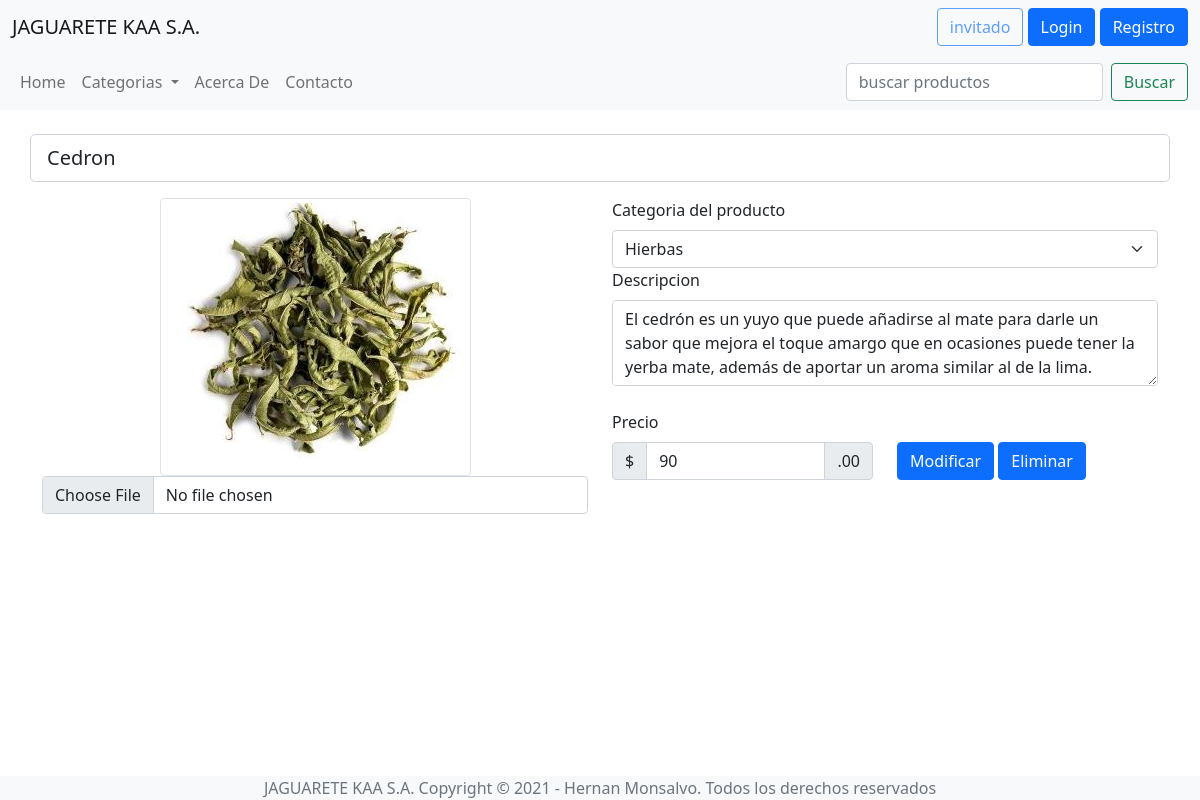
/TP_FINAL/editarProducto/16 (signed in), run on an earlier commit of the app's database.
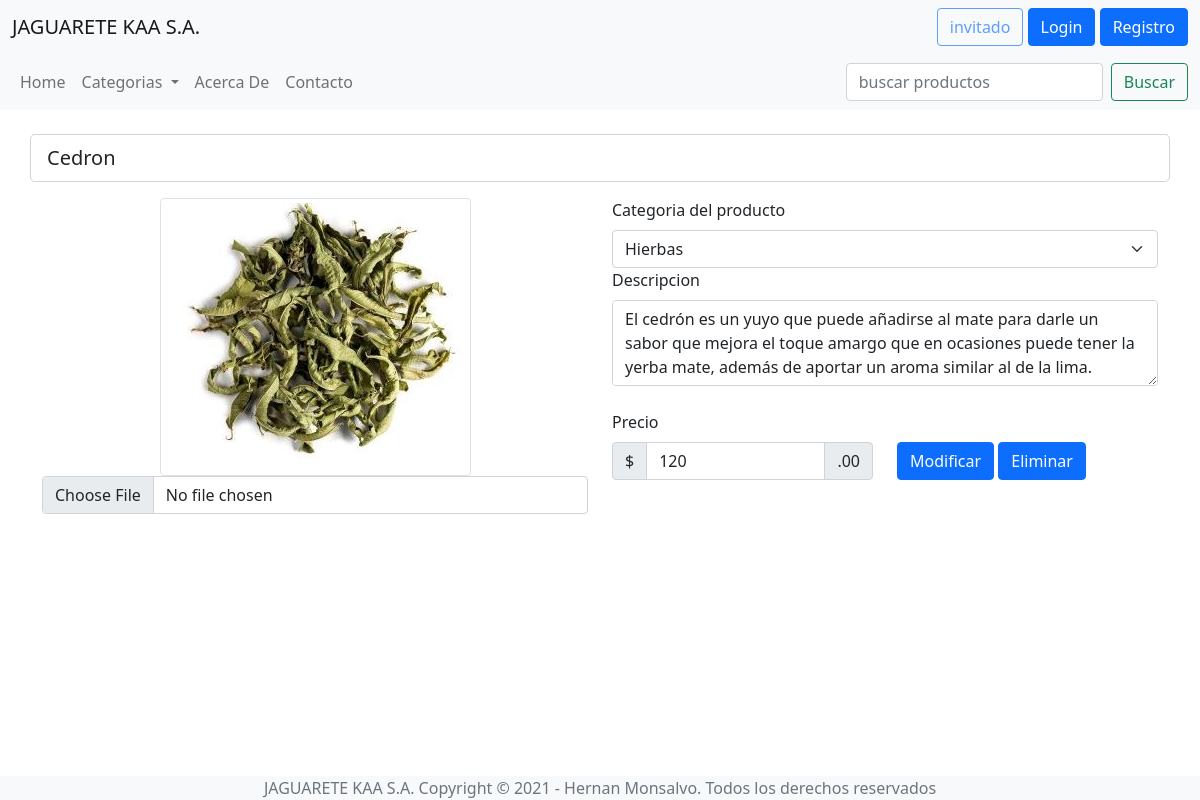
And on a later commit of the database.
### TP_FINAL/models.py (models this page shows, shortened)
class Producto(models.Model):
    titulo = models.CharField(max_length=64)
    imagen = models.FileField(upload_to='')
    descripcion = models.CharField(max_length=300)
    precio = models.IntegerField()
    categoria = models.CharField(max_length=64)

### TP_FINAL/views.py (the view)
# urls.py: path('editarProducto/<int:id>', views.editarProducto, name="editarProducto"),
@permission_required('TP_FINAL.change_producto')
def editarProducto(request, id):
    producto = models.Producto.objects.get(id=id)
    if request.method == "POST":
        form = FormAltaProducto(request.POST, request.FILES, instance=producto)
        if form.is_valid():
            form.save()
            return HttpResponseRedirect(reverse("TP_FINAL:index"))
        else:
            error = form.errors
            return render(request, "tmp/editarProducto.html/"+str(id), {
                "error" : error,
                "rol": dameRol(request)
            })
    else:
        return render(request, "tmp/editarProducto.html", {
        "producto":producto,
        "rol": dameRol(request)
        })

### TP_FINAL/views.py (called while the page is built)
def dameRol(request):
    l = []
    if len(request.user.groups.all()) != 0:
        for g in request.user.groups.all():
            l.append(g.name)
    else:
        return "invitado"
    return l[0]

### TP_FINAL/templates/tmp/editarProducto.html (shortened to what this page needs)
<!DOCTYPE html>
<html lang="en">
  <head>
    <link
      href="https://cdn.jsdelivr.net/npm/bootstrap@5.0.1/dist/css/bootstrap.min.css"
      rel="stylesheet"
    />
  </head>
  <body>
    {% include "tmp/header.html" %} {% include "tmp/menu.html" %}
    <div class="container mt-4 mb-4">
      <form action="{% url 'TP_FINAL:editarProducto' producto.id %}" method="POST" enctype="multipart/form-data">
        <div class="row text-center">
          <input
            class="form-control form-control-lg mb-3"
            type="text"
            placeholder="nombre del producto"
            name="titulo"
            aria-label=".form-control-lg example"
            value="{{producto.titulo}}"
          />
          <div class="col-12 col-md-6">
            <div id="img-producto">
              <img
                id="vistaPrevia"
                class="img-thumbnail"
                src="../media/{{producto.imagen}}"
                alt="img del producto"
              />
              <input
                type="file"
                class="form-control"
                name="imagen"
                id="imagen"
                size="20"
                onchange="document.getElementById('vistaPrevia').src = window.URL.createObjectURL(this.files[0])"
                accept="image/*"
              />
            </div>
          </div>
          <div class="col-12 col-md-6 text-start">
            <label for="categoria" class="form-label"
              >Categoria del producto</label
            >
            <select
              class="form-select"
              id="categoria"
              name="categoria"
              aria-label="Default select example"
            >
              <option value="Hierbas" {% if producto.categoria == "Hierbas" %} selected {% endif %}>Hierbas</option>
            </select>
            <label for="exampleFormControlTextarea1" class="form-label mb-2"
              >Descripcion</label
            >
            <textarea
              name="descripcion"
              class="form-control mb-4"
              id="exampleFormControlTextarea1"
              rows="3"
            >{{producto.descripcion}}</textarea>
            <div class="row">
              <label for="precio" class="form-label mb-2">Precio</label>
              <div class="col">
                <div class="input-group mb-3">
                  <span class="input-group-text">$</span>
                  <input
                    type="number"
                    id="precio"
                    name="precio"
                    class="form-control"
                    placeholder=""
                    value="{{producto.precio}}"
                  />
                  <span class="input-group-text">.00</span>
                </div>
              </div>
              <div class="col">
                <input class="btn btn-primary mb-2" type="submit" value="Modificar">
                <a href="{% url 'TP_FINAL:eliminarProducto' producto.id %}" onclick="return confirm('¿Seguro que quieres eliminar este producto?');" class="btn btn-primary mb-2">Eliminar</a>
              </div>
            </div>
          </div>
        </div>
      </form>
    </div>
    {% include "tmp/footer.html" %}
  </body>
</html>

What changed in the data, as far as the page shows it:
changed Producto "Cedron": precio "90" → "120"
